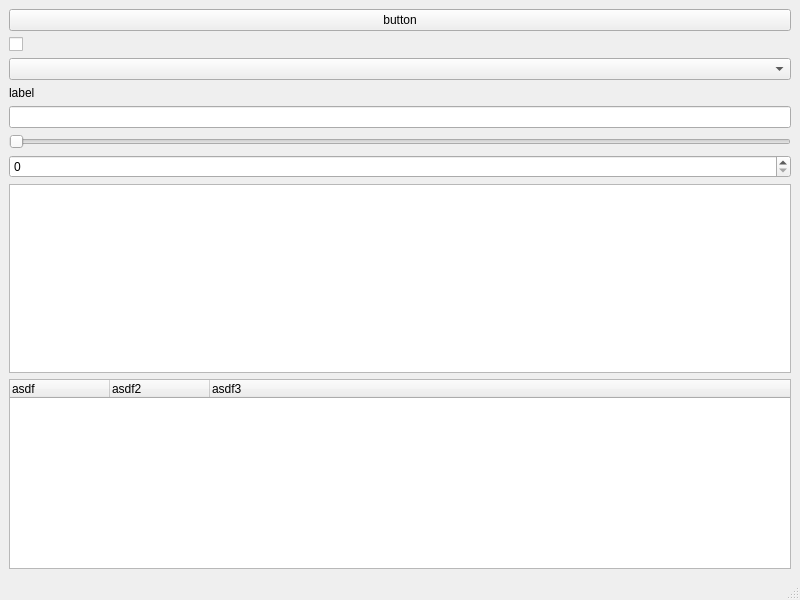
<?xml version="1.0" encoding="UTF-8"?>
<ui version="4.0">
 <class>MainWindow</class>
 <widget class="QMainWindow" name="MainWindow">
  <property name="geometry">
   <rect>
    <x>0</x>
    <y>0</y>
    <width>800</width>
    <height>600</height>
   </rect>
  </property>
  <property name="windowTitle">
   <string>MainWindow</string>
  </property>
  <widget class="QWidget" name="centralwidget">
   <layout class="QVBoxLayout" name="verticalLayout">
    <item>
     <widget class="QPushButton" name="test_button">
      <property name="text">
       <string>button</string>
      </property>
     </widget>
    </item>
    <item>
     <widget class="QCheckBox" name="test_checkbox">
      <property name="text">
       <string/>
      </property>
     </widget>
    </item>
    <item>
     <widget class="QComboBox" name="test_combobox"/>
    </item>
    <item>
     <widget class="QLabel" name="test_label">
      <property name="text">
       <string>label</string>
      </property>
     </widget>
    </item>
    <item>
     <widget class="QLineEdit" name="test_lineedit"/>
    </item>
    <item>
     <widget class="QSlider" name="test_slider">
      <property name="orientation">
       <enum>Qt::Horizontal</enum>
      </property>
     </widget>
    </item>
    <item>
     <widget class="QSpinBox" name="test_spinbox"/>
    </item>
    <item>
     <widget class="QPlainTextEdit" name="test_textarea"/>
    </item>
    <item>
     <widget class="QTreeWidget" name="test_treeview">
      <property name="columnCount">
       <number>3</number>
      </property>
      <column>
       <property name="text">
        <string>asdf</string>
       </property>
      </column>
      <column>
       <property name="text">
        <string>asdf2</string>
       </property>
      </column>
      <column>
       <property name="text">
        <string>asdf3</string>
       </property>
      </column>
     </widget>
    </item>
   </layout>
  </widget>
  <widget class="QMenuBar" name="menubar">
   <property name="geometry">
    <rect>
     <x>0</x>
     <y>0</y>
     <width>800</width>
     <height>25</height>
    </rect>
   </property>
  </widget>
  <widget class="QStatusBar" name="statusbar"/>
 </widget>
 <resources/>
 <connections/>
</ui>
